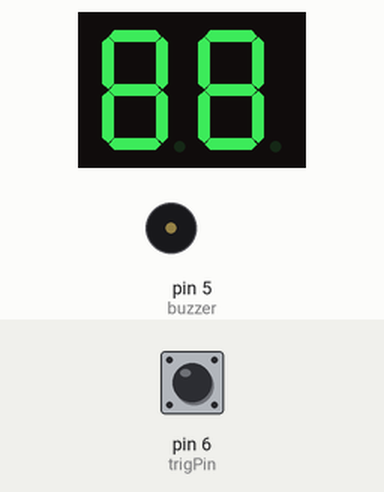
This sketch was run on a simulated Arduino Uno, built with avr-gcc and run on an emulated ATmega328P. On the bench: 2-digit seven-segment display, buzzer (waves = sounding). Wiring (inferred from the names in the program): 2-digit 7-segment display, segments lit when LOW: segments pin 1, pin 13, pin 10, pin 8, pin 7, pin 2, pin 11; digit selects pin 3, pin 4. The inputs (shaded band) are chosen by the test bench; at power-on: pin 6 (trigPin) HIGH. Random numbers use the default seed unless the sketch sets one; the segment pins are drawn as the display they are named for.

Above: at 1.2 s.
1.3 s: pin 6 (trigPin) pulled LOW for 0.15 s
At 2.7 s:
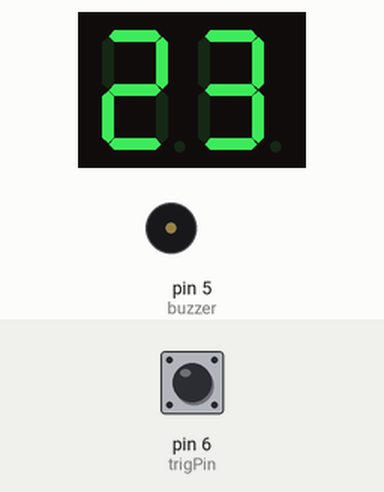
4.3 s: pin 6 (trigPin) pulled LOW for 3.2 s
At 6.97 s:
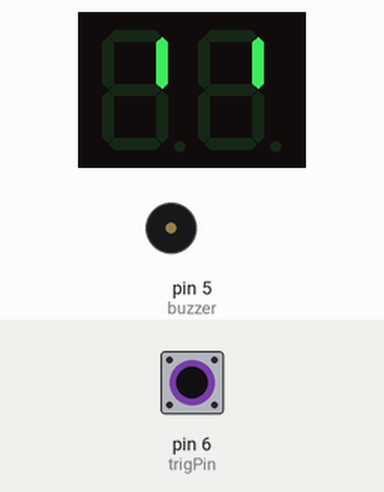
9.0 s: pin 6 (trigPin) pulled LOW for 3.2 s
At 11.55 s:
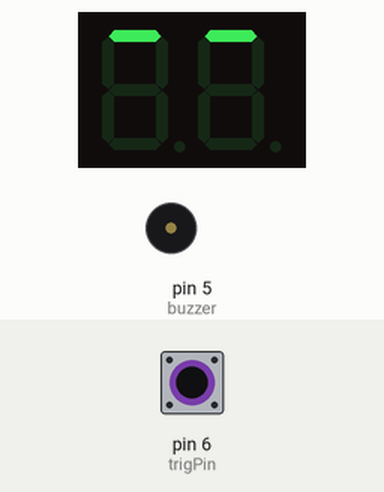
13.7 s: pin 6 (trigPin) pulled LOW for 3.2 s
At 16.93 s:
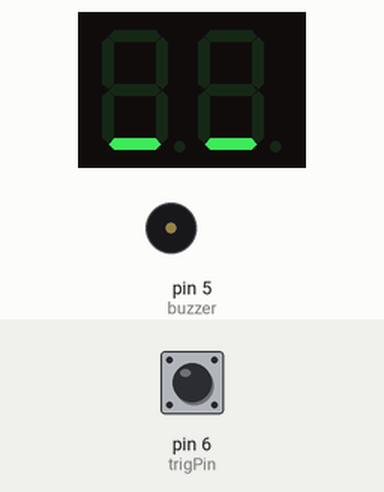
19.4 s: pin 6 (trigPin) pulled LOW for 3.2 s
At 21.31 s:
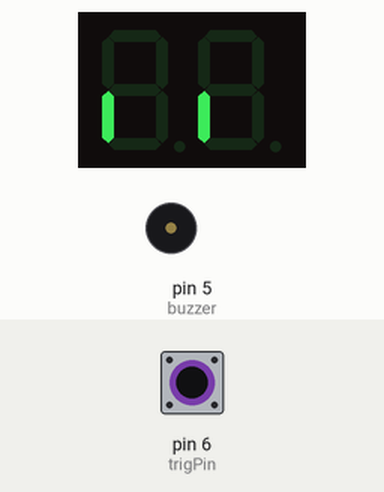
24.6 s: pin 6 (trigPin) driven LOW
At 26.29 s:
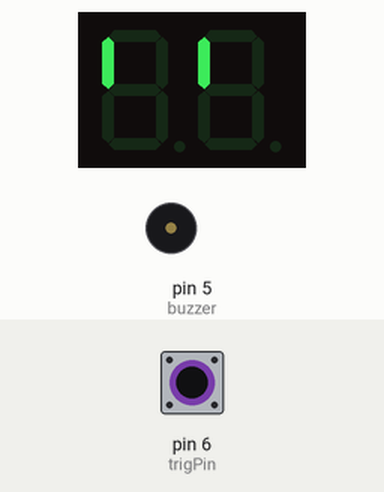
Timing chart, 0 to 32.4 s (numbered marks = the images above; inputs shaded):
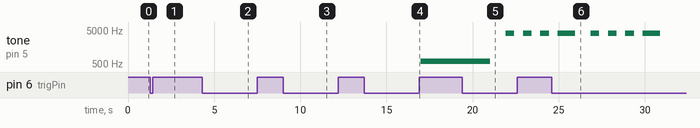

Measured:
- after the input at 1.3 s, the display: first changes after 0.06 s (image 1 shows a later state)
- after the input at 13.7 s, tone on pin 5 (buzzer): silent → 600 Hz after 3.3 s

The sketch:

listing8-10.ino
```cpp
const int A = 1; //pin names
const int B = 13;
const int C = 10;
const int D = 8;
const int E = 7;
const int F = 2;
const int G = 11;
const int trans1 = 3;
const int trans2 = 4;
const int trigPin = 6;
const int buzzer = 5;
boolean trigState = HIGH; //variables
int x;
int rollCounter;
int roll;
int point;
boolean win;
int randomNum1;
int randomNum2;
int dicePiece;
int loopDisplay;
int multiplex;
void setup() {
  pinMode (A, OUTPUT); //display segments
  pinMode (B, OUTPUT);
  pinMode (C, OUTPUT);
  pinMode (D, OUTPUT);
  pinMode (E, OUTPUT);
  pinMode (F, OUTPUT);
  pinMode (G, OUTPUT);
  pinMode (buzzer, OUTPUT);
  pinMode (trans1, OUTPUT); //display selection transistors
  pinMode (trans2, OUTPUT);
  pinMode (trigPin, INPUT_PULLUP);
  randomSeed (analogRead(5));
}
void loop() {
  trigState = digitalRead (trigPin);
  if (trigState == LOW) {
    resetSubroutine(); //calls the reset subroutine
    randomNum1 = random (1, 7); //generates the dice numbers
    randomNum2 = random (1, 7);
    rollCounter = rollCounter + 1;
    roll = randomNum1 + randomNum2;
    for (x = 0; x < 3; x++) { //used to go around a circle 3 times
      while (loopDisplay < 6) {//0 through 5 cases for circle segments
        switch (loopDisplay) { //this section circles the dice
          case 0:
            digitalWrite (A, LOW); //turns on segment A
            while (multiplex < 5) {
              digitalWrite (trans1, HIGH); //turns on display 1
              digitalWrite (trans2, LOW); //turns off display 2
              delay (5);
              digitalWrite (trans1, LOW); //turns off display 1
              digitalWrite (trans2, HIGH); //turns on display 2
              delay (5);
              multiplex ++;
            }
            loopDisplay++;
            multiplex = 0;
            break;
          case 1:
            digitalWrite (B, LOW); //turns on segment B
            while (multiplex < 5) {
              digitalWrite (trans1, HIGH); //turns on display 1
              digitalWrite (trans2, LOW); //turns off display 2
              delay (5);
              digitalWrite (trans1, LOW); //turns off display 1
              digitalWrite (trans2, HIGH); //turns on display 2
              delay (5);
              multiplex ++;
            }
            loopDisplay++;
            multiplex = 0;
            break;
          case 2:
            digitalWrite (C, LOW); //turns on segment C
            while (multiplex < 5) {
              digitalWrite (trans1, HIGH); //turns on display 1
              digitalWrite (trans2, LOW); //turns off display 2
              delay (5);
              digitalWrite (trans1, LOW); //turns off display 1
              digitalWrite (trans2, HIGH); //turns on display 2
              delay (5);
              multiplex ++;
            }
            loopDisplay++;
            multiplex = 0;
            break;
          case 3:
            digitalWrite (D, LOW); //turns on segment D
            while (multiplex < 5) {
              digitalWrite (trans1, HIGH); //turns on display 1
              digitalWrite (trans2, LOW); //turns off display 2
              delay (5);
              digitalWrite (trans1, LOW); //turns off display 1
              digitalWrite (trans2, HIGH); //turns on display 2
              delay (5);
              multiplex ++;
            }
            loopDisplay++;
            multiplex = 0;
            break;
          case 4:
            digitalWrite (E, LOW); //turns on segment E
            while (multiplex < 5) {
              digitalWrite (trans1, HIGH); //turns on display 1
              digitalWrite (trans2, LOW); //turns off display 2
              delay (5);
              digitalWrite (trans1, LOW); //turns off display 1
              digitalWrite (trans2, HIGH); //turns on display 2
              delay (5);
              multiplex ++;
            }
            loopDisplay++;
            multiplex = 0;
            break;
          case 5:
            digitalWrite (F, LOW); //turns on segment F
            while (multiplex < 5) {
              digitalWrite (trans1, HIGH); //turns on display 1
              digitalWrite (trans2, LOW); //turns off display 2
              delay (5);
              digitalWrite (trans1, LOW); //turns off display 1
              digitalWrite (trans2, HIGH); //turns on display 2
              delay (5);
              multiplex ++;
            }
            loopDisplay++;
            multiplex = 0;
            break;
        }
        resetSubroutine(); //calls the reset subroutine
      }
      loopDisplay = 0;
    } //ends segment circle
  } //ends trigState
  if (x == 3) { //x is 3 after the segments have circled 3 times
    x = 0; //reusing the x counter
    if (rollCounter == 1) {
      switch (roll) {
        case 7: //win
          tone (buzzer, 4000);
          win = 1;
          rollCounter = 0;
          break;
        case 11: //win
          tone (buzzer, 4000);
          win = 1;
          rollCounter = 0;
          break;
        case 2: //lose
          tone (buzzer, 600);
          rollCounter = 0;
          break;
        case 3: //lose
          tone (buzzer, 600);
          rollCounter = 0;
          break;
        case 12: //lose
          tone (buzzer, 600);
          rollCounter = 0;
          break;
      }//end switch case
      point = roll; //does this if no case met
    }//end if
    if (rollCounter > 1) {
      if (roll == point) { //win, hits point
        tone (buzzer, 4000);
        win = 1;
        rollCounter = 0;
      }
      if (roll == 7) { //lose
        tone (buzzer, 600);
        rollCounter = 0;
      }
    }//end if
    do {
      ////DISPLAY SECTION////
      digitalWrite (trans1, HIGH); //turns on display 1
      dicePiece = randomNum1; //cases for first die
      displaySubroutine();
      delay(10);
      resetSubroutine();
      digitalWrite (trans2, HIGH); //turns on display 2
      dicePiece = randomNum2; //cases for second die
      displaySubroutine();
      delay(10);
      resetSubroutine();
      x++; //increment the counter
      if (win == 1) {
        switch (x) { //pulses winning tone
          case 25: //shuts off
            noTone(buzzer);
            break;
          case 50: //turns on
            tone (buzzer, 4000);
            break;
          case 75://shuts off
            noTone (buzzer);
            break;
          case 100:
            tone (buzzer, 4000); //turns on
            break;
          case 125:
            noTone (buzzer); //shuts off
            break;
          case 150:
            tone (buzzer, 4000); //turns on
            win = 0;
            break;
        }
      }
    } while (x < 200); //end of do section loop
    noTone(buzzer);
    win = 0;
  } //end if for starting numbers display
  x = 0;
} //ends loop
void resetSubroutine() {
  digitalWrite (A, HIGH); //turns off segment A //resets
  digitalWrite (B, HIGH); //turns off segment B
  digitalWrite (C, HIGH); //turns off segment C
  digitalWrite (D, HIGH); //turns off segment D
  digitalWrite (E, HIGH); //turns off segment E
  digitalWrite (F, HIGH); //turns off segment F
  digitalWrite (G, HIGH); //turns off segment G
  digitalWrite (trans1, LOW); //turns off display 1
  digitalWrite (trans2, LOW); //turns off display 2
}
void displaySubroutine() {
  switch (dicePiece) {
    case 1:
      digitalWrite (A, HIGH); //segments low light up
      digitalWrite (B, LOW);
      digitalWrite (C, LOW);
      digitalWrite (D, HIGH);
      digitalWrite (E, HIGH);
      digitalWrite (F, HIGH);
      digitalWrite (G, HIGH);
      break;
    case 2:
      digitalWrite (A, LOW);
      digitalWrite (B, LOW);
      digitalWrite (C, HIGH);
      digitalWrite (D, LOW);
      digitalWrite (E, LOW);
      digitalWrite (F, HIGH);
      digitalWrite (G, LOW);
      break;
    case 3:
      digitalWrite (A, LOW);
      digitalWrite (B, LOW);
      digitalWrite (C, LOW);
      digitalWrite (D, LOW);
      digitalWrite (E, HIGH);
      digitalWrite (F, HIGH);
      digitalWrite (G, LOW);
      break;
    case 4:
      digitalWrite (A, HIGH);
      digitalWrite (B, LOW);
      digitalWrite (C, LOW);
      digitalWrite (D, HIGH);
      digitalWrite (E, HIGH);
      digitalWrite (F, LOW);
      digitalWrite (G, LOW);
      break;
    case 5:
      digitalWrite (A, LOW);
      digitalWrite (B, HIGH);
      digitalWrite (C, LOW);
      digitalWrite (D, LOW);
      digitalWrite (E, HIGH);
      digitalWrite (F, LOW);
      digitalWrite (G, LOW);
      break;
    case 6:
      digitalWrite (A, LOW);
      digitalWrite (B, HIGH);
      digitalWrite (C, LOW);
      digitalWrite (D, LOW);
      digitalWrite (E, LOW);
      digitalWrite (F, LOW);
      digitalWrite (G, LOW);
      break;
  }
}
```
